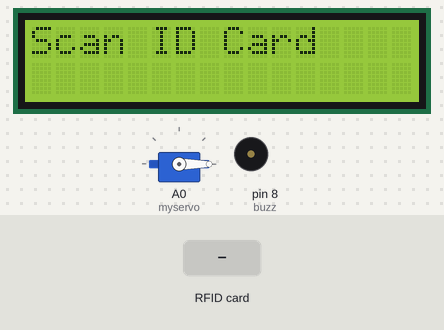
Bench run of a sketch on a simulated Arduino Uno, built with avr-gcc and run on an emulated ATmega328P. Shown: 16×2 character LCD, servo, buzzer (waves = sounding). Inputs (shaded band) come from the test bench. What the sketch prints to the serial monitor is not drawn.

Above: at 1.3 s.
1.4 s: RFID card 27 C6 68 89 held to the reader
At 1.9 s:
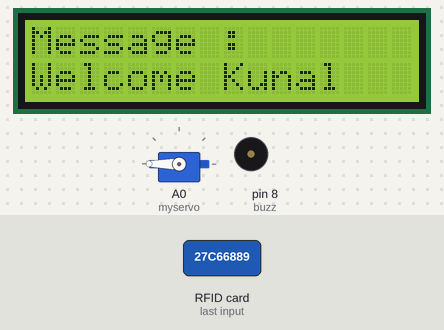
4.1 s: RFID card 5E 7A 19 C4 held to the reader
At 4.6 s:
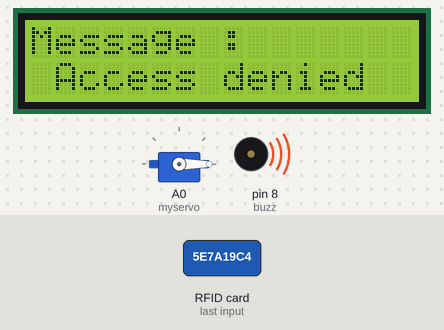
At 6.0 s:
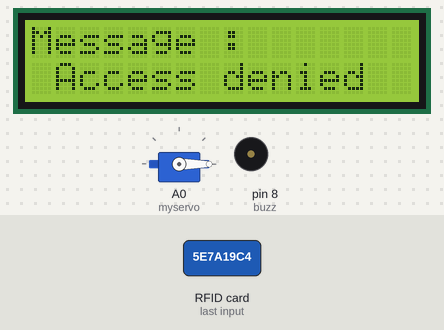
Timing chart, 0 to 7.5 s (numbered marks = the images above; inputs shaded):
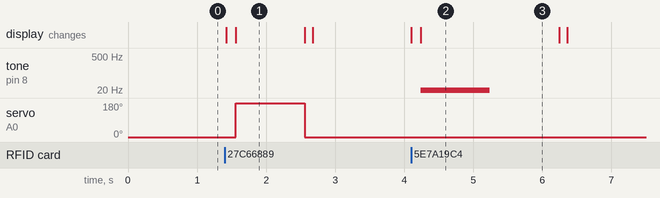

The sketch:

library_2.ino
```cpp
#include <Servo.h>

//All Credit Technic 1510
//
//
//
//
#include <SPI.h>
#include <MFRC522.h>
#include <LiquidCrystal.h>
#define SS_PIN 10
#define RST_PIN 9
#define led_g 5
#define led_r 4
#define buzz 8
MFRC522 mfrc522(SS_PIN, RST_PIN);
LiquidCrystal lcd(6 , 7, 5, 4, 3, 2);
Servo myservo;

void setup()
{

  SPI.begin();
  Serial.begin(9600);
  mfrc522.PCD_Init();
  lcd.begin(16, 2);
  lcd.print("Scan ID Card");
  myservo.attach(A0);
  myservo.write(0);
  pinMode(led_g,OUTPUT);
  pinMode(led_r,OUTPUT);
  pinMode(buzz,OUTPUT);
  noTone(buzz);
  digitalWrite(buzz,LOW);
  Serial.println("Put your card into the reader..");
  Serial.println();


}
void loop()
{

  if ( ! mfrc522.PICC_IsNewCardPresent())
  {
    return;
  }

  if ( ! mfrc522.PICC_ReadCardSerial())
  {
    return;
  }

  lcd.clear();
  lcd.begin(16, 2);
  lcd.print("UID tag :");
  String content= "";
  byte letter;
  for (byte i = 0; i < mfrc522.uid.size; i++)
  {
    lcd.setCursor(0, 1);
     lcd.print(mfrc522.uid.uidByte[i] < 0x10 ? " 0" : " ");
     lcd.print(mfrc522.uid.uidByte[i], HEX);
     content.concat(String(mfrc522.uid.uidByte[i] < 0x10 ? " 0" : " "));
     content.concat(String(mfrc522.uid.uidByte[i], HEX));
  }
lcd.clear();
lcd.begin(16, 2);
 lcd.print("Message : ");
 content.toUpperCase();
  if (content.substring(1) == "27 C6 68 89"||content.substring(1) == "B0 09 51 D3") //Plz change to your cards UID
  {
     noTone(buzz);
   lcd.setCursor(0,1);
    lcd.print("Welcome Kunal");
    digitalWrite(led_g,HIGH);

    myservo.write(180);
    delay(1000);
    myservo.write(0);
    digitalWrite(led_g,LOW);
   lcd.clear();
    setup();
  }

 else   {
   noTone(buzz);
  digitalWrite(buzz,HIGH);
  lcd.setCursor(0, 1);
    lcd.print(" Access denied");
    digitalWrite(led_r,HIGH);
   tone(buzz,5);
    delay(1000);
    noTone(buzz);
    digitalWrite(led_r,LOW);
    delay(1000);
    lcd.clear();
      setup();
      }
}
```

Measured:
- after the input at 1.4 s, servo on A0 (myservo): 0° → 180° after 0.16 s, → 0° 1.0 s later; the display: first changes at once (image 1 shows a later state)
- after the input at 4.1 s, tone on pin 8 (buzz): silent → 5 Hz after 0.14 s, → silent 1.0 s later; the display: first changes at once (image 2 shows a later state)
- what the display in image 1 shows lasts 1.0 s, from 1.6 s to 2.6 s
- what the display in image 2 shows lasts 2.0 s, from 4.2 s to 6.2 s
